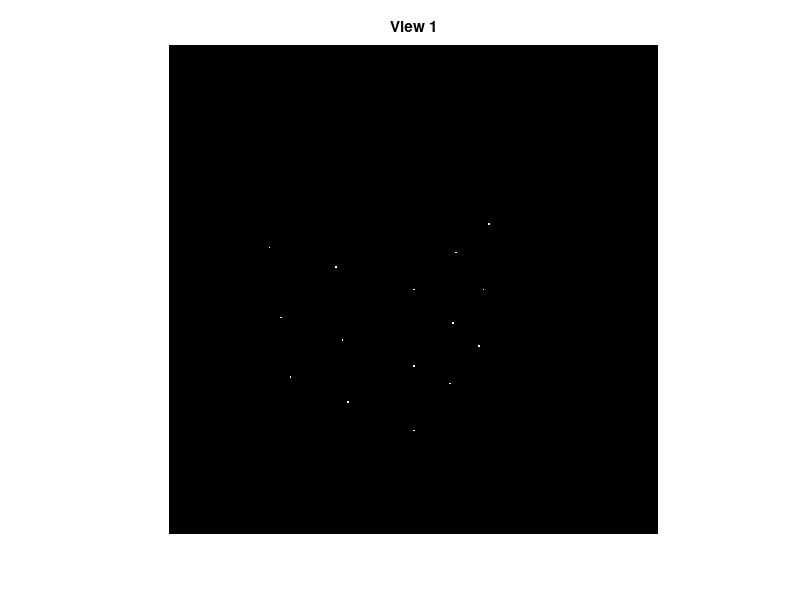
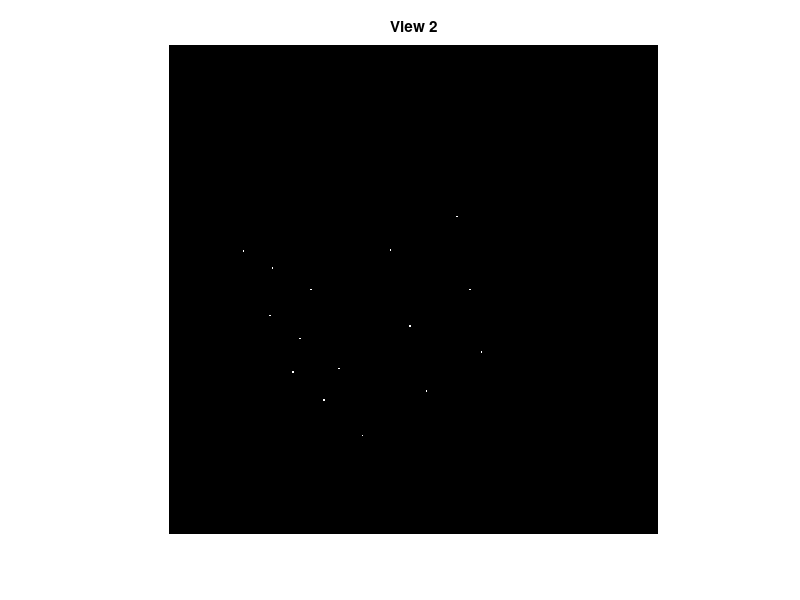
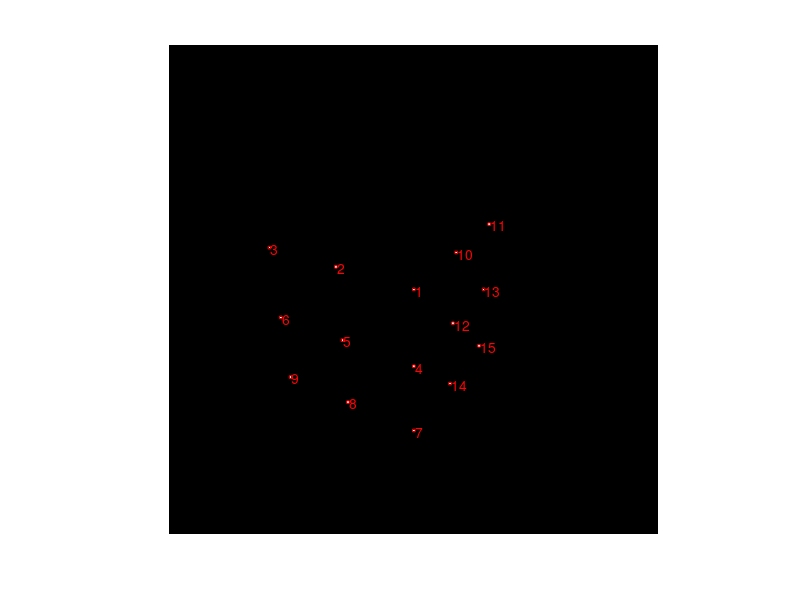
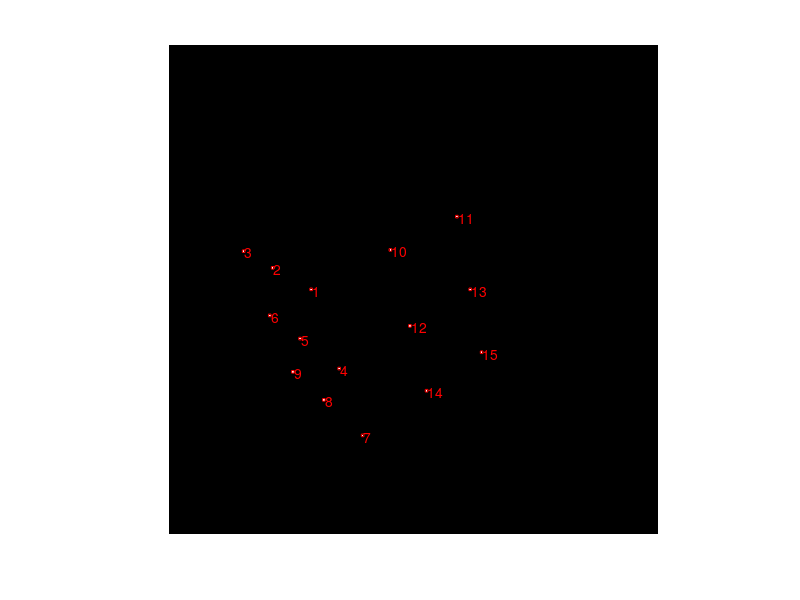

These charts were generated, in order, by the following MATLAB code:
%% Structure from Motion - 2 images
% Original by Alex
% Edited by Hyunggi Chang (changh95)

clear all;
close all;
clc;

%% 3D Space preparation + 2D conversion
% Create some points on the face of a cube
P_M = [
    0   0   0   0   0   0   0   0   0   1   2   1   2   1   2;
    0   1   2   0   1   2   0   1   2   0   0   0   0   0   0;
    0   0   0   -1  -1  -1  -2  -2  -2  0   0   -1  -1  -2  -2;
    1   1   1   1   1   1   1   1   1   1   1   1   1   1   1;
    ];
Num_ptS = length(P_M);

% Define image parameters for 2D conversion
L =1500;        % size of image in pixels

% Intrinsic parameter preparation
f = L;
u0 = L/2;
v0 = L/2;
 
K = [ f  0  u0;
      0  f  v0;
      0  0   1];

%% Define pose of model wrt to camera 1
euler_Rx = deg2rad(120);
euler_Ry = deg2rad(0);
euler_Rz = deg2rad(60);

Rx = [ 1    0                   0;
       0    cos(euler_Rx)     -sin(euler_Rx);
       0    sin(euler_Rx)      cos(euler_Rx) ];
Ry = [ cos(euler_Ry)    0     sin(euler_Ry);
       0                1     0;
      -sin(euler_Ry)    0     cos(euler_Ry) ];
Rz = [ cos(euler_Rz)    -sin(euler_Rz)   0;
       sin(euler_Rz)    cos(euler_Rz)   0;
       0                0               1 ];
   
R_m_c1 = Rx * Ry * Rz;   % XYZ Rotation order
T_m_c1 = [0; 0; 5];   % translation of model wrt camera

M_I1 = [ R_m_c1 T_m_c1 ];    % Extrinsic camera parameter matrix, camera 1 to model
%% Define pose of camera 2 wrt to camera 1 / model wrt to camera 2
euler_Rx = deg2rad(0);
euler_Ry = deg2rad(-25);
euler_Rz = deg2rad(0);

Rx = [ 1    0                   0;
       0    cos(euler_Rx)     -sin(euler_Rx);
       0    sin(euler_Rx)      cos(euler_Rx) ];
Ry = [ cos(euler_Ry)    0     sin(euler_Ry);
       0                1     0;
      -sin(euler_Ry)    0     cos(euler_Ry) ];
Rz = [ cos(euler_Rz)    -sin(euler_Rz)   0;
       sin(euler_Rz)     cos(euler_Rz)   0;
       0                0               1 ];
R_c2_c1 = Rx * Ry * Rz;   %XYZ rotation order
 
% Define translation of camera2 with respect to camera1
T_c2_c1 = [3; 0; 1];
 
% Figure out homogenous matrix of model wrt to camera 2
H_m_c1 = [ R_m_c1 T_m_c1 ;  0 0 0 1]; 
H_c2_c1 = [ R_c2_c1 T_c2_c1 ;   0 0 0 1]; 
H_c1_c2 = inv(H_c2_c1);
H_m_c2 = H_c1_c2 * H_m_c1;
 
% Extract rotation / translation from homogenous matrix
R_m_c2 = H_m_c2(1:3,1:3); 
T_m_c2 = H_m_c2(1:3,4);
 
% Extrinsic camera parameter matrix
M_I2 = [ R_m_c2 T_m_c2 ];


%% Render 2D images
I1 = zeros(L,L);
I2 = zeros(L,L);

% Transform points location wrt to cameras
p1 = M_I1 * P_M; % Extrinsic param * Points coordinates
p2 = M_I2 * P_M;

% 3D-2D transformation
p1(1,:) = p1(1,:) ./ p1(3,:);
p1(2,:) = p1(2,:) ./ p1(3,:);
p1(3,:) = p1(3,:) ./ p1(3,:); 

p2(1,:) = p2(1,:) ./ p2(3,:);
p2(2,:) = p2(2,:) ./ p2(3,:);
p2(3,:) = p2(3,:) ./ p2(3,:);

% Convert image points to normalized to unnormalized
u1 = K * p1;
u2 = K * p2;

% Plot images - each data point having a square dot size 4 for better
% visualisation
for i=1:length(u1)
    x = round(u1(1,i));   y = round(u1(2,i));
    I1(y-2:y+2, x-2:x+2) = 255; %Square size 4
end
figure(1), imshow(I1, []), title('View 1');

for i=1:length(u2)
    x = round(u2(1,i));   y = round(u2(2,i));
    I2(y-2:y+2, x-2:x+2) = 255; % Sqaure dot size 4
end
figure(2), imshow(I2, []), title('View 2');

disp('Points in image 1:');
disp(u1);
disp('Points in image 2:');
disp(u2);

% Save images
%imwrite(I1, 'I1.tif');
%imwrite(I2, 'I2.tif');
%% Calculate true essential matrix
% Load translation of camera 2 wrt to camera 1
t = T_c2_c1;

% Calculate skew-symmetric of translation, and multiply it by rotation of
% camera 2 wrt to camera 1.
E = [ 0 -t(3) t(2); t(3) 0 -t(1); -t(2) t(1) 0] * R_c2_c1;
disp('True essential matrix:');
disp(E);

% Save files
%save('u1.mat', 'u1');   % Save points to files
%save('u2.mat', 'u2');
%save('E.mat', 'E');     % Save to file

%% Data point matching
% From this section, we proceed to estimate the transformation between
% camera 1 and camera 2.

% Display labelled points on the images for visualization
figure(3),imshow(I1, []);
for i=1:length(u1)
    x = round(u1(1,i));     y = round(u1(2,i));
    rectangle('Position', [x-4 y-4 8 8], 'EdgeColor', 'r');
    text(x+4, y+4, sprintf('%d', i), 'Color', 'r');
end
figure(4), imshow(I2, []);
for i=1:length(u2)
    x = round(u2(1,i));     y = round(u2(2,i));
    rectangle('Position', [x-4 y-4 8 8], 'EdgeColor', 'r');
    text(x+4, y+4, sprintf('%d', i), 'Color', 'r');
end

% Get normalized image points
p1 = inv(K)*u1;
p2 = inv(K)*u2;

%% Data pre-conditioning
% We scale and translate the image points such that the centroid of the model is at
% the origin, and the average distance of the points at the origin is
% sqrt(2).

%Extract x,y from normalized image (z=1 in normalized images).
xy = p1(1:2,:);             
N = size(xy,2);

% Calculate the centroid of points
t = sum(xy,2) / N;

% Translate all points such that the average distance of all points from
% the centroid is sqrt(2)
xnc = xy - t*ones(1,N); % vector distance of all points from the centroid
dc = sqrt(sum(xnc.^2)); % convert to scalar distance 
d_avg = sum(dc) / N;   % average distance to the origin
s = sqrt(2)/d_avg;     % the scale factor, so that avg dist is sqrt(2)
T1 = [s*eye(2), -s*t ; 0 0 1];
p1s = T1 * p1;

% Same goes for image 2
xy = p2(1:2,:);             
N = size(xy,2);
t = sum(xy,2) / N; 
xnc = xy - t*ones(1,N);  
dc = sqrt(sum(xnc.^2)); 
d_avg = sum(dc) / N;  
s = sqrt(2)/d_avg;   
T2 = [s*eye(2), -s*t ; 0 0 1];
p2s = T2 * p2;


%% Compute essential matrix E from point corresnpondences
% p1s' E p2s = 0, where p1s,p2s are the scaled image coords.
% We write out the equations in the unknowns E(i,j) A x = 0
A = [p1s(1,:)'.*p2s(1,:)'   p1s(1,:)'.*p2s(2,:)'  p1s(1,:)' ...
         p1s(2,:)'.*p2s(1,:)'   p1s(2,:)'.*p2s(2,:)'  p1s(2,:)' ...
         p2s(1,:)'             p2s(2,:)'  ones(length(p1s),1)];       
 
% Ax = 0, in which the singular vector of A corresponding to the 
%smallest sinuglar value is the last column of V in the A+UDV'. 

[U,D,V] = svd(A);
x = V(:,size(V,2));                  % get last column of V

Escale = reshape(x,3,3)'; % 3x3 matrix

% Force rank=2 and equal eigenvalues
[U,D,V] = svd(Escale);
Escale = U*diag([1 1 0])*V';

% Undo scaling
E = T1' * Escale * T2;

disp('Calculated essential matrix:');
disp(E);

%save('E.mat', 'E');     % Save to file

%% Extract motion parameters from essential matrix.
% We know that E = [tx] R, where  [tx] = [ 0 -t3 t2; t3 0 -t1; -t2 t1 0]
[U,D,V] = svd(E); % SVD of E

% From E = U diag(1,1,0) V', we extract t, which is the last column of U.
% There are 4 possible mathematical outcomes.
W = [0 -1 0; 1 0 0; 0 0 1];
Hresult_c2_c1(:,:,1) = [ U*W*V'   U(:,3) ; 0 0 0 1];
Hresult_c2_c1(:,:,2) = [ U*W*V'  -U(:,3) ; 0 0 0 1];
Hresult_c2_c1(:,:,3) = [ U*W'*V'  U(:,3) ; 0 0 0 1];
Hresult_c2_c1(:,:,4) = [ U*W'*V' -U(:,3) ; 0 0 0 1];

% make sure each rotation component is a legal rotation matrix
for k=1:4
    if det(Hresult_c2_c1(1:3,1:3,k)) < 0
        Hresult_c2_c1(1:3,1:3,k) = -Hresult_c2_c1(1:3,1:3,k);
    end
end

disp('Calculated possible poses, camera 2 to camera 1:');
disp(Hresult_c2_c1);

%% 3D Reconstruction
% Find the correct motion.  

% For matching image points p1 and p2, we know that p1 x M1 P = 0,
% p2 x M2 P = 0, where M1 and M2 are the projection matrices and P is the
% unknown 3D point.

% M1 is an identity matrix, and M2 is H_c1_c2.
M1 = [ 1 0 0 0;
       0 1 0 0;
       0 0 1 0];

% Get skew symmetric matrices for point number 1
p1x = [ 0        -p1(3,1)   p1(2,1);
        p1s(3,1)   0        -p1(1,1);
       -p1s(2,1)   p1s(1,1)   0  ];

p2x = [ 0        -p2(3,1)   p2(2,1);
        p2(3,1)   0        -p2(1,1);
       -p2(2,1)   p2(1,1)   0  ];

% Only one of the four solutions will yield a correct 3D point position that 
% is in front of both cameras (i.e. z>0 for both)
for i=1:4
    Hresult_c1_c2 = inv(Hresult_c2_c1(:,:,i));
    M2 = Hresult_c1_c2(1:3,1:4);
    
    A = [ p1x * M1; p2x * M2 ];
    % The solution to AP=0 is the singular vector of A corresponding to the
    % smallest singular value; that is, the last column of V in A=UDV'
    [U,D,V] = svd(A);
    P = V(:,4);                     % get last column of V
    P1est = P/P(4);                 % normalize

    P2est = Hresult_c1_c2 * P1est;
 
    if P1est(3) > 0 && P2est(3) > 0
        % We've found a good solution.
        Hest_c2_c1 = Hresult_c2_c1(:,:,i);
        break;      % break out of for loop; can stop searching
    end
end

% Now we have the transformation between the cameras (up to a scale factor)
fprintf('Reconstructed pose of camera2 wrt camera1:\n');
disp(Hest_c2_c1);

%%%%%%%%%%%%%%%%%%%%%%%%%%%%%%%%%%%%%%%%%%%%%
Hest_c1_c2 = inv(Hest_c2_c1);
M2est = Hest_c1_c2(1:3,:);
 
% Reconstruct point positions (these are good to the same scale factor)
fprintf('Reconstructed points wrt camera1:\n');
for i=1:length(p1)
    p1x = [ 0        -p1(3,i)   p1(2,i);
        p1(3,i)   0        -p1(1,i);
       -p1(2,i)   p1(1,i)   0  ];
    p2x = [ 0        -p2(3,i)   p2(2,i);
        p2(3,i)   0        -p2(1,i);
       -p2(2,i)   p2(1,i)   0  ];
 
    A = [ p1x * M1; p2x * M2est ];
    [U,D,V] = svd(A);
    P = V(:,4);                     % get last column of V  
    P1est(:,i) = P/P(4);                 % normalize
 
    fprintf('%f %f %f\n', P1est(1,i), P1est(2,i),P1est(3,i));
end
 
 
% Show the reconstruction result in 3D
figure;
plot3(P1est(1,:),P1est(2,:),P1est(3,:),'d');
axis equal;
axis vis3d